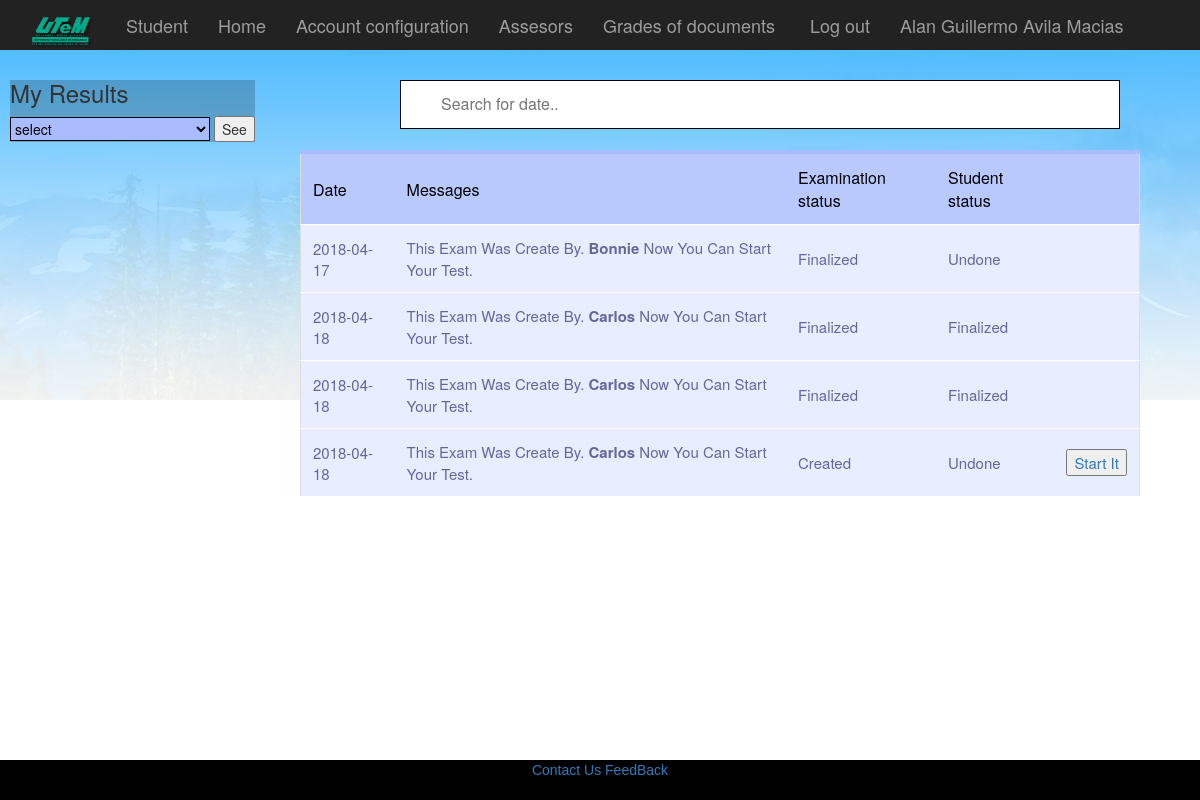
Page /view/home_alumno.php?user=20160094 (signed in) on the committed database.
### tables this page shows
CREATE TABLE `creacion` (
  `id_creacio` int(11) NOT NULL,
  `id_user` int(11) DEFAULT NULL,
  `fecha_creacion` date DEFAULT NULL,
  `estado` varchar(20) DEFAULT NULL,
  `mensaje` text,
  `hora` time DEFAULT NULL,
  `id_materia` int(11) DEFAULT NULL
);

### view/home_alumno.php (the view, shortened to what this page needs)
<html>
<head>
	<link rel="stylesheet" type="text/css" href="../css/modal.css">
	<link rel="stylesheet" type="text/css" href="../css/cssButtons/select.css">
<?php
include ("../header/head_home_alumno.php")
 ?>
</head>
<body style="width:100%; background:transparent url(../images/imginicio/headr1.jpg) no-repeat; height:450px; position:relative;">
<?php
	$sql="SELECT id_creacio ,fecha_creacion, mensaje, estado FROM creacion";
	$result = mysql_query($sql);
?>
	<div class="div3">
		<form method="post" action="../php/busquedaResultados.php">
		<h3>My Results</h3>
			<select name="fech" class="select" style="width:200px;">
				<option value="0">select</option>
			</select>
		<input type="submit" name="See" value="See">
		</form>
	</div>
<?php
	echo "<input type='text' id='myInput' onkeyup='myFunction()' placeholder='Search for date..' title='Type in a date'>";
	echo"<div  id='columna'>";
		echo"<table id='myTable'>";
			echo"<tr>";
				echo"<th> Date </th>";
				echo"<th> Messages </th>";
				echo"<th> Examination status </th>";
				echo"<th> Student status </th>";
				echo"<th></th>";
			echo"</tr>";
											while ($row = mysql_fetch_array($result))
	{
			$fech = $row['fecha_creacion'];
			$user=$_SESSION['id'];
			$sql5="SELECT * FROM estado WHERE id_usuario='".$user."' AND fecha='".$fech."' AND id_exam='".$row['id_creacio']."'";
			$result5=mysql_query($sql5);
			$row5 = mysql_fetch_array($result5);
			$estado1 = "creado";
			$estado2 = "finalizado";
			$estado3 = "Finalizado";
			echo"<tr class='tr1'>";
				echo"<td>".$fech."</td>";
				echo"<td>".$row['mensaje']."</td>";
				if ($estado1 == $row['estado']) {
					echo"<td>Created</td>";
				}else
				if ($estado2 == $row['estado']) {
					echo"<td>Finalized</td>";
				}
				if ($estado3 == $row5['estado']) {
					echo"<td>Finalized</td>";
				}else
				if ($estado3 != $row5['estado']) {
					echo"<td>Undone</td>";
				}
				if ($row['estado'] == $estado1) {
					echo"<td><a href='../php/connectExamen.php?fech=".$fech." & user=".$user." & examen=".$row['id_creacio']."'><input type='button' name='Start It' value='Start It'></a></td>";
				}
				if ($row['estado'] == $estado2) {
					echo "<td></td>";
				}
			echo"</tr>";
	}
		echo"</table>";
	echo"</div>";
?>
</body>
    <footer>
</footer>
</html>

### css/cssButtons/select.css (style rules this page uses)
.select { border: 1px solid #000; width: 140px; overflow: hidden; background: #aabcfe; color: black; }

### view/home_alumno.php (style rules this page uses)
#myInput { background-position: 10px 10px; background-repeat: no-repeat; width: 60%; font-size: 16px; padding: 12px 20px 12px 40px; border: 1px solid #000; margin-bottom: 12px; position: absolute; top: 80px; left: 400px; }
#myTable { border-collapse: collapse; width:70%; border: 1px solid #ddd; font-size: 15px; position: absolute; top: 150px; left: 300px; }
#myTable th, #myTable td { text-align: left; padding: 12px; }
#myTable tr { border-bottom: 1px solid #ddd; }
.div3 { position:absolute; left:10px; top:60px; z-index:1; }
form { background-color: rgba(0, 0, 0, 0.2); }

### header/head_home_alumno.php (style rules this page uses)
th { font-size: 16px;font-weight: normal;padding: 8px;background: #b9c9fe;border-top: 4px solid #aabcfe;border-bottom: 1px solid #fff; color: #000; }
td { padding: 8px;background: #e8edff;border-bottom: 1px solid #fff; color: #669;border-top: 1px solid transparent; }
form { background-color: rgba(0, 0, 0, 0.2); }

### rows in the picture
creacion: fecha_creacion "2018-04-17", mensaje "This Exam Was Create By. Bonnie Now You Can Start Your Test.", estado "Finalized", shows "Undone"
creacion: fecha_creacion "2018-04-18", mensaje "This Exam Was Create By. Carlos Now You Can Start Your Test.", estado "Finalized"
creacion: fecha_creacion "2018-04-18", mensaje "This Exam Was Create By. Carlos Now You Can Start Your Test.", estado "Finalized"
creacion: fecha_creacion "2018-04-18", mensaje "This Exam Was Create By. Carlos Now You Can Start Your Test.", estado "Created", shows "Undone"

### other values in the picture
$name "Alan Guillermo Avila Macias"
